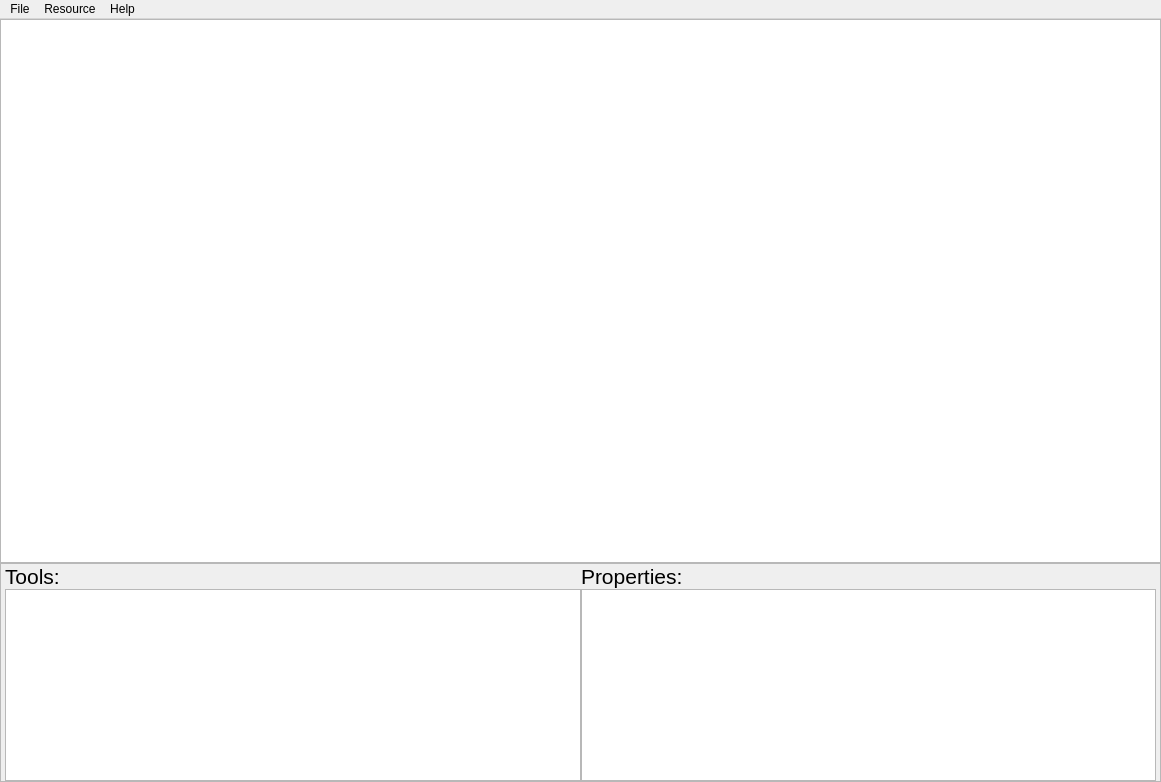
<?xml version="1.0" encoding="UTF-8"?>
<ui version="4.0">
 <class>MainWindow</class>
 <widget class="QMainWindow" name="MainWindow">
  <property name="geometry">
   <rect>
    <x>0</x>
    <y>0</y>
    <width>1161</width>
    <height>782</height>
   </rect>
  </property>
  <property name="windowTitle">
   <string>MainWindow</string>
  </property>
  <property name="toolButtonStyle">
   <enum>Qt::ToolButtonTextBesideIcon</enum>
  </property>
  <property name="tabShape">
   <enum>QTabWidget::Rounded</enum>
  </property>
  <widget class="QWidget" name="centralwidget">
   <property name="sizePolicy">
    <sizepolicy hsizetype="Maximum" vsizetype="Maximum">
     <horstretch>0</horstretch>
     <verstretch>0</verstretch>
    </sizepolicy>
   </property>
   <property name="autoFillBackground">
    <bool>true</bool>
   </property>
   <layout class="QVBoxLayout" name="verticalLayout_3">
    <property name="spacing">
     <number>0</number>
    </property>
    <property name="leftMargin">
     <number>0</number>
    </property>
    <property name="topMargin">
     <number>0</number>
    </property>
    <property name="rightMargin">
     <number>0</number>
    </property>
    <property name="bottomMargin">
     <number>0</number>
    </property>
    <item>
     <widget class="QTableWidget" name="twMain">
      <property name="sizePolicy">
       <sizepolicy hsizetype="Preferred" vsizetype="Preferred">
        <horstretch>1</horstretch>
        <verstretch>1</verstretch>
       </sizepolicy>
      </property>
      <property name="minimumSize">
       <size>
        <width>1025</width>
        <height>525</height>
       </size>
      </property>
      <property name="sizeIncrement">
       <size>
        <width>2</width>
        <height>1</height>
       </size>
      </property>
      <property name="baseSize">
       <size>
        <width>0</width>
        <height>0</height>
       </size>
      </property>
      <property name="verticalScrollBarPolicy">
       <enum>Qt::ScrollBarAlwaysOff</enum>
      </property>
      <property name="horizontalScrollBarPolicy">
       <enum>Qt::ScrollBarAlwaysOff</enum>
      </property>
      <property name="sizeAdjustPolicy">
       <enum>QAbstractScrollArea::AdjustToContents</enum>
      </property>
      <property name="autoScroll">
       <bool>false</bool>
      </property>
      <property name="showDropIndicator" stdset="0">
       <bool>false</bool>
      </property>
      <property name="selectionMode">
       <enum>QAbstractItemView::MultiSelection</enum>
      </property>
      <property name="iconSize">
       <size>
        <width>35</width>
        <height>35</height>
       </size>
      </property>
      <property name="textElideMode">
       <enum>Qt::ElideMiddle</enum>
      </property>
      <property name="gridStyle">
       <enum>Qt::DotLine</enum>
      </property>
      <property name="wordWrap">
       <bool>false</bool>
      </property>
      <property name="cornerButtonEnabled">
       <bool>false</bool>
      </property>
     </widget>
    </item>
    <item>
     <widget class="QFrame" name="frame">
      <property name="frameShape">
       <enum>QFrame::StyledPanel</enum>
      </property>
      <property name="frameShadow">
       <enum>QFrame::Raised</enum>
      </property>
      <layout class="QHBoxLayout" name="horizontalLayout">
       <property name="spacing">
        <number>0</number>
       </property>
       <property name="leftMargin">
        <number>4</number>
       </property>
       <property name="topMargin">
        <number>0</number>
       </property>
       <property name="rightMargin">
        <number>4</number>
       </property>
       <property name="bottomMargin">
        <number>0</number>
       </property>
       <item>
        <layout class="QVBoxLayout" name="verticalLayout_2">
         <property name="spacing">
          <number>0</number>
         </property>
         <item>
          <widget class="QLabel" name="label_2">
           <property name="font">
            <font>
             <pointsize>16</pointsize>
            </font>
           </property>
           <property name="text">
            <string>Tools:</string>
           </property>
          </widget>
         </item>
         <item>
          <widget class="QTableWidget" name="twTools"/>
         </item>
        </layout>
       </item>
       <item>
        <layout class="QVBoxLayout" name="verticalLayout">
         <property name="spacing">
          <number>0</number>
         </property>
         <item>
          <widget class="QLabel" name="label">
           <property name="font">
            <font>
             <pointsize>16</pointsize>
            </font>
           </property>
           <property name="text">
            <string>Properties:</string>
           </property>
          </widget>
         </item>
         <item>
          <widget class="QTableWidget" name="twProperties"/>
         </item>
        </layout>
       </item>
      </layout>
     </widget>
    </item>
   </layout>
  </widget>
  <widget class="QMenuBar" name="menubar">
   <property name="geometry">
    <rect>
     <x>0</x>
     <y>0</y>
     <width>1161</width>
     <height>24</height>
    </rect>
   </property>
   <widget class="QMenu" name="menuFile">
    <property name="font">
     <font>
      <pointsize>16</pointsize>
     </font>
    </property>
    <property name="title">
     <string>File</string>
    </property>
    <addaction name="actionOpen_Level"/>
    <addaction name="actionSave"/>
    <addaction name="separator"/>
    <addaction name="actionExitBut"/>
   </widget>
   <widget class="QMenu" name="menuResource">
    <property name="font">
     <font>
      <pointsize>16</pointsize>
     </font>
    </property>
    <property name="title">
     <string>Resource</string>
    </property>
    <widget class="QMenu" name="menuResource_Manager">
     <property name="title">
      <string>Resource Manager</string>
     </property>
     <addaction name="actionCreate_resource"/>
     <addaction name="actionEdit_resource"/>
    </widget>
    <addaction name="menuResource_Manager"/>
   </widget>
   <widget class="QMenu" name="menuHelp">
    <property name="font">
     <font>
      <pointsize>16</pointsize>
     </font>
    </property>
    <property name="title">
     <string>Help</string>
    </property>
   </widget>
   <addaction name="menuFile"/>
   <addaction name="menuResource"/>
   <addaction name="menuHelp"/>
  </widget>
  <action name="actionOpen_Level">
   <property name="text">
    <string>Open Level</string>
   </property>
  </action>
  <action name="actionSave">
   <property name="text">
    <string>Save</string>
   </property>
  </action>
  <action name="actionExitBut">
   <property name="text">
    <string>Exit</string>
   </property>
  </action>
  <action name="actionCreate_resource">
   <property name="text">
    <string>Create</string>
   </property>
   <property name="font">
    <font>
     <pointsize>16</pointsize>
    </font>
   </property>
  </action>
  <action name="actionEdit_resource">
   <property name="text">
    <string>Edit</string>
   </property>
   <property name="font">
    <font>
     <pointsize>16</pointsize>
    </font>
   </property>
  </action>
 </widget>
 <resources/>
 <connections/>
</ui>
